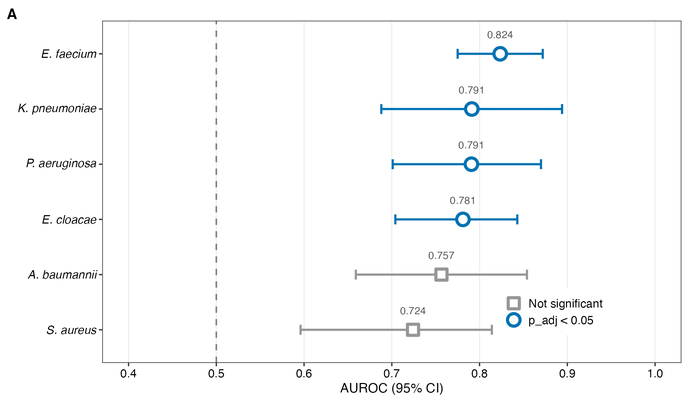
#> input picture results/figures/q2/fig2a_q2_auroc_forest.png, 688 x 402 px, shrunk from 1950 x 1140 before the run
$ python combine_panels.py
#> lines starting #> are read from the running program, lines starting #| are printed output that depends on the picture
"""
Combine individual figure panels into submission-ready multi-panel figures.

Run from project root:
    conda run -n eskape-ml python src/visualization/combine_panels.py

Outputs (all 300 DPI PNG + PDF stub):
  results/figures/final/fig1_q1_classification.{png,pdf}
  results/figures/final/fig2_q2_arg_prediction.{png,pdf}
  results/figures/final/fig3_combined.{png,pdf}               (3A top + 3B bottom)
  results/figures/final/fig4_shap_interpretation.{png,pdf}
"""

import os, shutil
from PIL import Image

ROOT    = os.path.dirname(os.path.dirname(os.path.dirname(os.path.abspath(__file__))))
FINAL   = os.path.join(ROOT, "results", "figures", "final")
os.makedirs(FINAL, exist_ok=True)

DPI = 300
GAP = 30   # px gap between stacked or side-by-side panels
BG  = (255, 255, 255)   # white background


def p(rel):
    return os.path.join(ROOT, rel)


def load(rel):
    return Image.open(p(rel)).convert("RGBA")
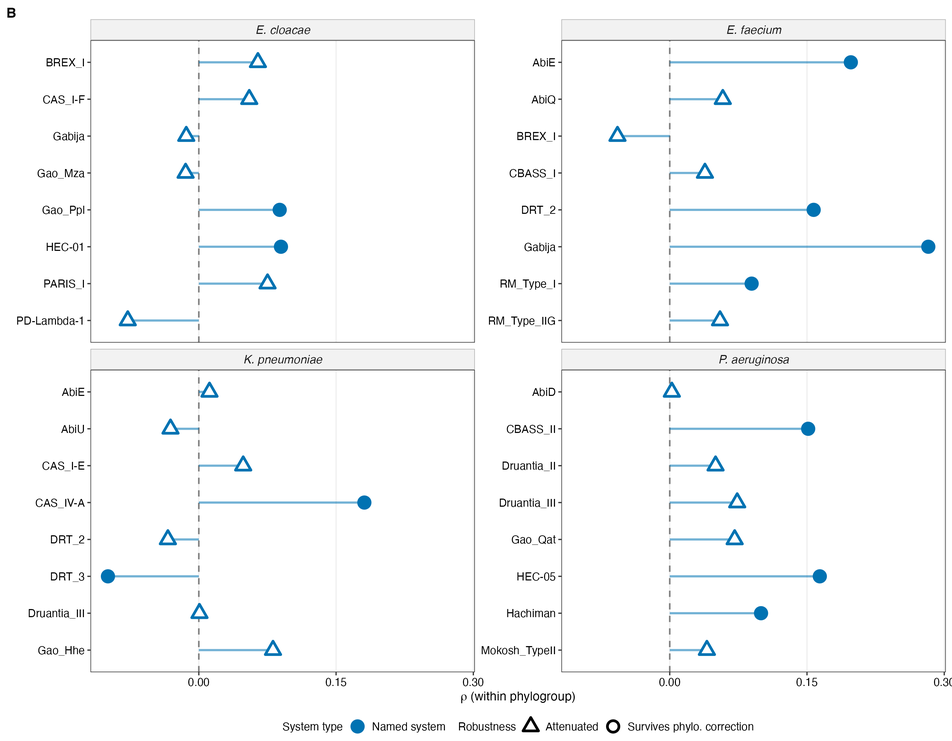
#> input picture results/figures/q2/fig2b_q2_driver_dotplot.png, 952 x 741 px, shrunk from 2700 x 2100 before the run


def stack_vertical(imgs, gap=GAP):
    """Stack images vertically, centred horizontally on white background."""
#> called with gap = 30
    W = max(i.width for i in imgs)
    H = sum(i.height for i in imgs) + gap * (len(imgs) - 1)
    canvas = Image.new("RGBA", (W, H), (255, 255, 255, 255))
#> canvas: PIL image 952x1173 RGBA; every value is 255
    y = 0
    for img in imgs:
        x = (W - img.width) // 2
        canvas.paste(img, (x, y))
        y += img.height + gap
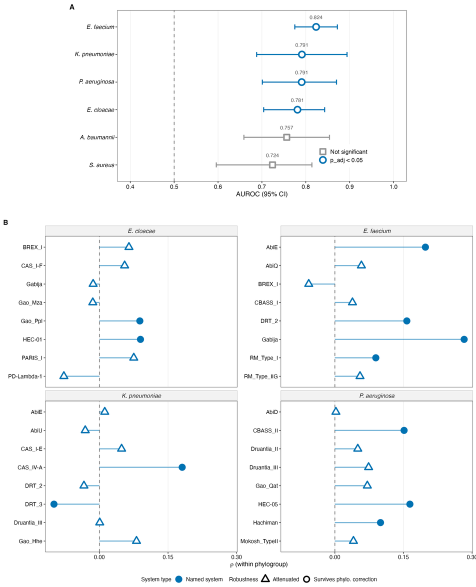
#> canvas: PIL image 952x1173 RGBA (shown at 1/2 size); mean R, G, B, A 249.4, 250.3, 250.8, 255
#> after the loop, y = 1203
    return canvas


def side_by_side(imgs, gap=GAP):
    """Place images side-by-side, aligned to top, white background."""
    W = sum(i.width for i in imgs) + gap * (len(imgs) - 1)
    H = max(i.height for i in imgs)
    canvas = Image.new("RGBA", (W, H), (255, 255, 255, 255))
    x = 0
    for img in imgs:
        canvas.paste(img, (x, 0))
        x += img.width + gap
    return canvas


def save(img, stem):
#> called with stem = 'fig2_q2_arg_prediction'
    rgb = img.convert("RGB")
    out_png = os.path.join(FINAL, stem + ".png")
    rgb.save(out_png, dpi=(DPI, DPI))
    # PDF: embed the PNG as a single-page PDF via PIL
    out_pdf = os.path.join(FINAL, stem + ".pdf")
    rgb.save(out_pdf, "PDF", resolution=DPI)
    print(f"  Saved: {stem}.png  ({img.width}x{img.height} px)")
#|   Saved: fig2_q2_arg_prediction.png  (952x1173 px)


# ── Fig 1: generated entirely by src/visualization/figure1.R (R/patchwork) ────
# Run: Rscript src/visualization/figure1.R
print("Fig 1: skipping PIL compose (generated natively by figure1.R).")

# ── Fig 2: Q2 ARG prediction (2A AUROC forest / 2B driver dotplot) ───────────
print("Building Fig 2...")
fig2a = load("results/figures/q2/fig2a_q2_auroc_forest.png")
fig2b = load("results/figures/q2/fig2b_q2_driver_dotplot.png")
# 2A: 1950x1140, 2B: 2700x2100 — stack 2A on top of 2B
save(stack_vertical([fig2a, fig2b]), "fig2_q2_arg_prediction")

# ── Fig 3: K-selection (3A, top) + Q3b block comparison (3B, bottom) ─────────
print("Building Fig 3...")
fig3 = stack_vertical([
#> (the run stopped early here; a loop or call above may not have finished)
